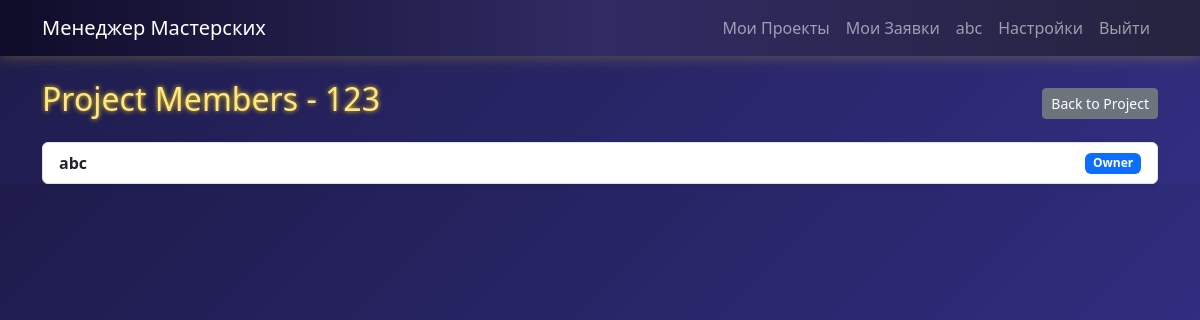
The app's page /project/2/members (signed in), older data.
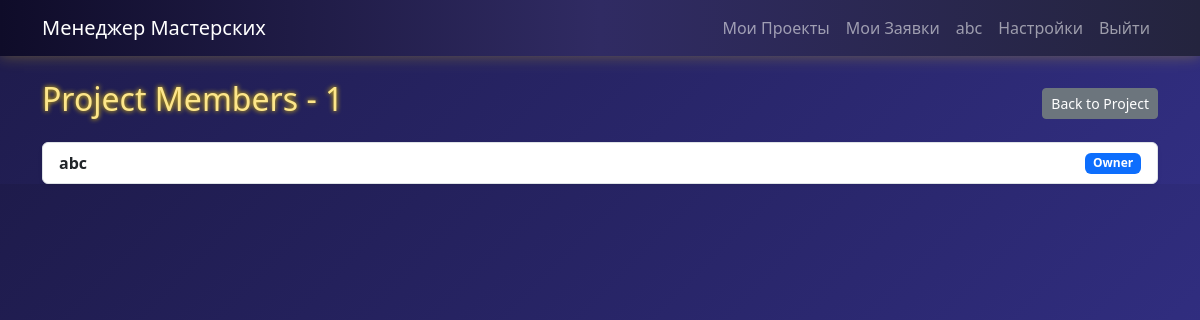
The same page, newer data.
### models.py (models this page shows, shortened)
class Project(db.Model):
    id = db.Column(db.Integer, primary_key=True)
    title = db.Column(db.String(100), nullable=False)
    description = db.Column(db.Text)
    created_at = db.Column(db.DateTime, default=datetime.utcnow)
    user_id = db.Column(db.Integer, db.ForeignKey('user.id'), nullable=False)
    logs = db.relationship('ProjectLog', backref='project', lazy=True)

### app.py (the view)
@app.route('/project/<int:project_id>/members')
@login_required
def project_members(project_id):
    project = Project.query.get_or_404(project_id)
    is_owner = (project.user_id == current_user.id)
    is_member = ProjectMember.query.filter_by(project_id=project.id, user_id=current_user.id).first() is not None
    if not (is_owner or is_member):
        flash(get_message('access_denied'))
        return redirect(url_for('index'))
    members = ProjectMember.query.filter_by(project_id=project.id).all()
    return render_template('members.html', project=project, members=members, is_owner=is_owner)

### app.py (called while the page is built)
@app.context_processor
def inject_translations():
    lang = 'en'
    if current_user.is_authenticated and hasattr(current_user, 'language'):
        lang = current_user.language
    def translate(key):
        return MESSAGES.get(lang, MESSAGES['en']).get(key, MESSAGES['en'].get(key, key))
    return dict(_=translate, current_lang=lang)

@login_manager.user_loader
def load_user(user_id):
    return User.query.get(int(user_id))

### templates/members.html (shortened to what this page needs)
{% extends "base.html" %}
{% block content %}
<div class="d-flex justify-content-between align-items-center mb-3">
    <h2>Project Members - {{ project.title }}</h2>
    <a href="/project/{{ project.id }}" class="btn btn-secondary btn-sm">Back to Project</a>
</div>
<ul class="list-group mt-3 shadow-sm">
    <li class="list-group-item d-flex justify-content-between align-items-center">
        <span><strong>{{ project.owner.username }}</strong></span>
        <span class="badge bg-primary">Owner</span>
    </li>
</ul>
{% endblock %}

Row changes from the older to the newer data that the page shows:
changed Project: title "123" → "1"
